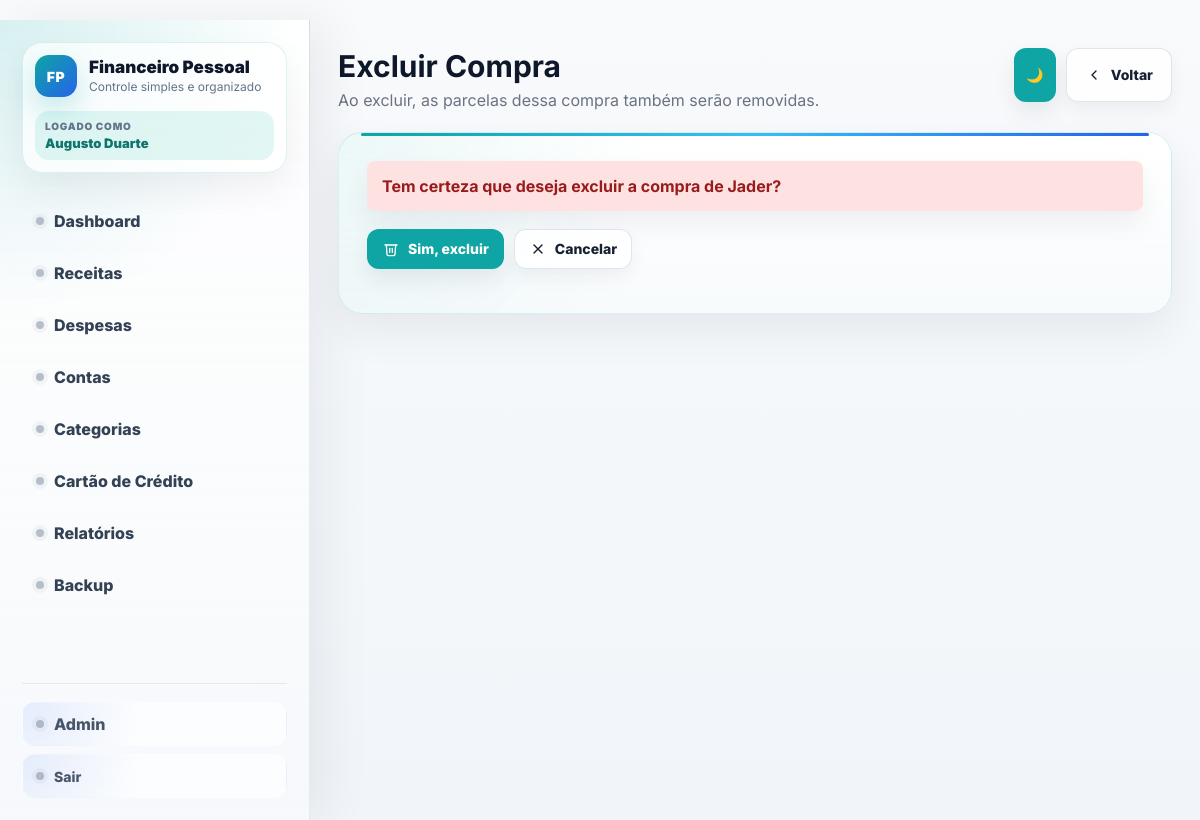
The page /cartao-emprestado/4/excluir/ (signed in) on the database as committed earlier.
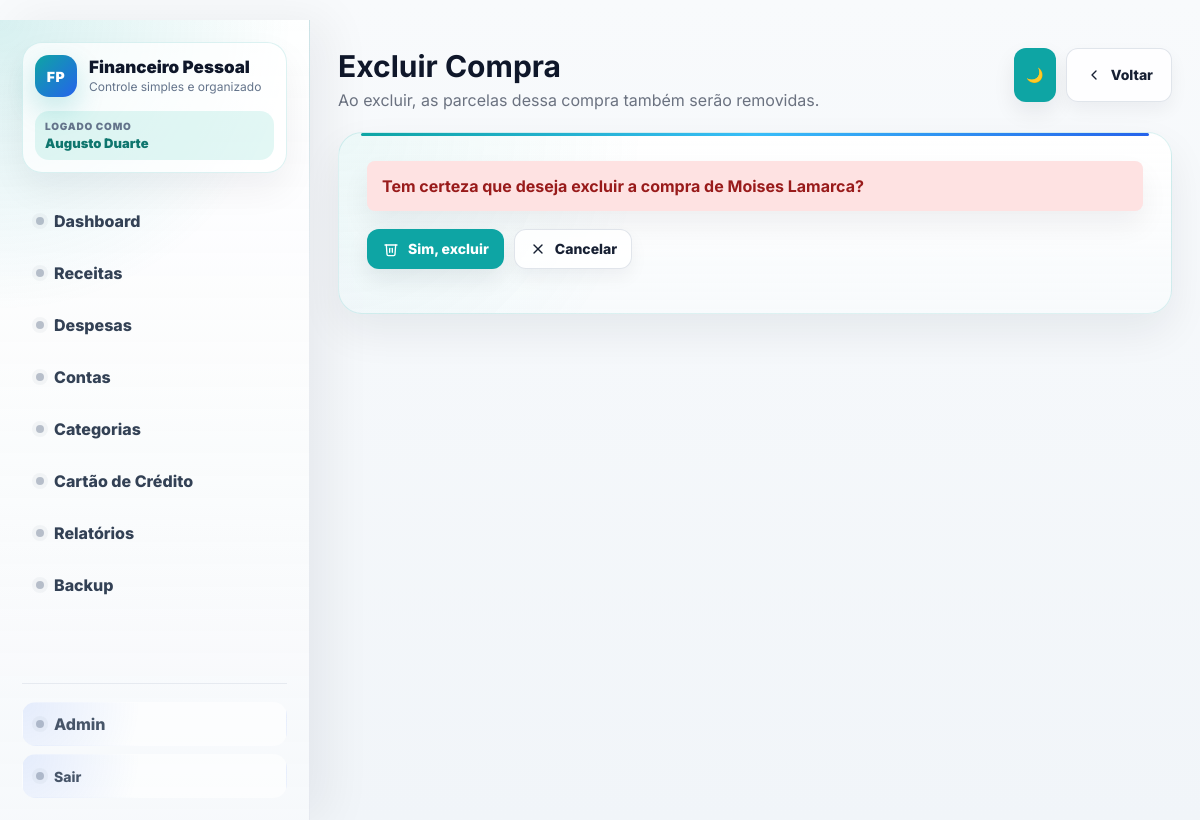
The same page on the database as committed later.
### financeiro/models.py (models this page shows, shortened)
class EmprestimoCartao(models.Model):
    usuario = models.ForeignKey(settings.AUTH_USER_MODEL, on_delete=models.CASCADE, related_name='compras_cartao')
    pessoa = models.CharField('Pessoa', max_length=120)
    banco = models.CharField(max_length=100)
    cartao_utilizado = models.ForeignKey(
        Conta,
        verbose_name='Cartão utilizado',
        on_delete=models.PROTECT,
        null=True,
        blank=True,
        related_name='emprestimos_cartao_utilizado'
    )
    conta_recebimento = models.ForeignKey(
        Conta,
        verbose_name='Conta de recebimento',
        on_delete=models.PROTECT,
        null=True,
        blank=True,
        related_name='emprestimos_cartao_recebidos'
    )
    descricao = models.CharField('Descrição', max_length=150)
    valor_total = models.DecimalField('Valor total', max_digits=12, decimal_places=2)
    quantidade_parcelas = models.PositiveIntegerField('Quantidade de parcelas')
    data_compra = models.DateField('Data da compra')
    dia_vencimento_cartao = models.PositiveIntegerField('Dia de vencimento do cartão', default=10)
    observacao = models.TextField('Observação', blank=True)
    class Meta:
        verbose_name = 'Cartão de crédito'
        verbose_name_plural = 'Cartões de crédito'

### financeiro/views.py (the view)
# urls.py: path('cartao-emprestado/<int:emprestimo_id>/excluir/', login_required(views.excluir_emprestimo_cartao), name='excluir_emprestimo_cartao'),
def excluir_emprestimo_cartao(request, emprestimo_id):
    emprestimo = get_object_or_404(EmprestimoCartao, id=emprestimo_id, usuario=request.user)
    if request.method == 'POST':
        emprestimo.delete()
        return redirect('lista_emprestimos_cartao')
    contexto = {
        'emprestimo': emprestimo,
    }
    return render(request, 'financeiro/confirmar_exclusao_emprestimo_cartao.html', contexto)

### financeiro/templates/financeiro/confirmar_exclusao_emprestimo_cartao.html (shortened to what this page needs)
﻿{% extends 'financeiro/base.html' %}
{% block page_title %}Excluir Compra{% endblock %}
{% block page_subtitle %}Ao excluir, as parcelas dessa compra também serão removidas.{% endblock %}
{% block page_actions %}
    <a href="/cartao-emprestado/" class="btn btn-light"><span class="btn-icon"><svg viewBox="0 0 24 24" stroke-width="2" stroke-linecap="round" stroke-linejoin="round"><path d="M15 18l-6-6 6-6"></path></svg></span>Voltar</a>
{% endblock %}
{% block content %}
<section class="form-card">
    <div class="alert-danger">
        Tem certeza que deseja excluir a compra de <strong>{{ emprestimo.pessoa }}</strong>?
    </div>
    <form method="post">
        <div class="actions">
            <button type="submit" class="btn btn-danger"><span class="btn-icon"><svg viewBox="0 0 24 24" stroke-width="2" stroke-linecap="round" stroke-linejoin="round"><polyline points="3 6 5 6 21 6"></polyline><path d="M19 6l-1 14a2 2 0 0 1-2 2H8a2 2 0 0 1-2-2L5 6"></path><path d="M10 11v6"></path><path d="M14 11v6"></path></svg></span>Sim, excluir</button>
            <a href="/cartao-emprestado/" class="btn btn-light"><span class="btn-icon"><svg viewBox="0 0 24 24" stroke-width="2" stroke-linecap="round" stroke-linejoin="round"><path d="M18 6L6 18"></path><path d="M6 6l12 12"></path></svg></span>Cancelar</a>
        </div>
    </form>
</section>
{% endblock %}

Rows that differ between the two databases and show on the page:
changed EmprestimoCartao: pessoa "Jader" → "Moises Lamarca"
